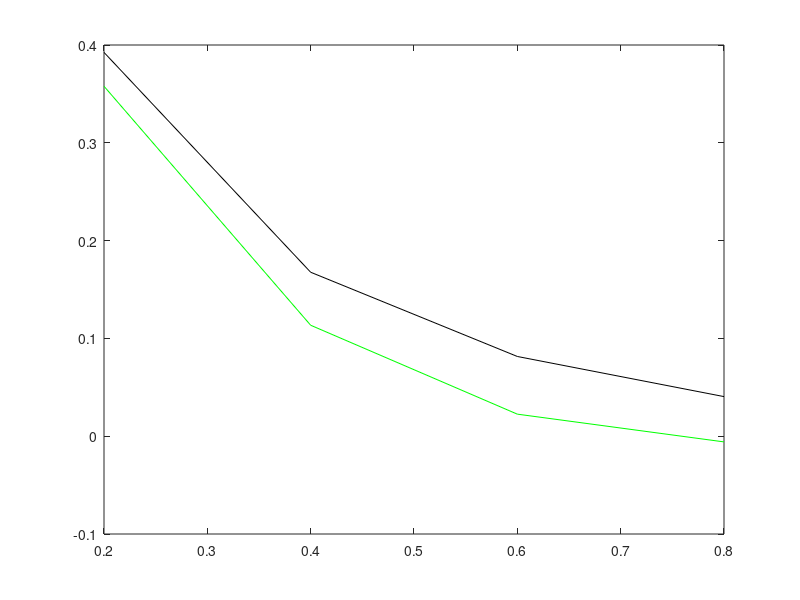

The MATLAB source for this figure: (Note: this script raises an error after producing the figure.)
clc;
clear;
close all;
prompt = 'Enter N' %user will input N
prompt1 = 'Enter k' %user will input k
N=input(prompt);
k= input(prompt1);
h= 1/N; 
A= zeros(N,N); %creates matrix nxn
for c = 1:N %for loop to make coeff matrix
    for r = 1:N
        
        if r == c
            A(r,c) = -(2+k^2*h^2);
        elseif abs(r-c) == 1
            A(r,c) = 1;
        else
            A(r,c) = 0;
        end
        
    end
end
A;
F= zeros(N,1); %creates zero matrix for solution
for d = 1:N %filling in matrix with value using loop and conditional statements
    if d == 1
        F(d,1)= -1 + h^2;
    elseif d== N
        F(N,1)= h^2;
    else 
        F(d,1)= h^2;
    end
end
F;
F_1= F(1:N-1,1); %reducing matrix since u(L)=0
A_1= A(1:N-1,1:N-1); %reducing matrix since u(L)=0
U= A_1\F_1; %solving for u
x= h:h:1-h; %creating x vector to plot
y=(1-(sinh(k-k*x) + sinh(k*x))/sinh(k))*(1/k^2) + (sinh(k-k*x))/sinh(k); %given exact function
p=plot(x,U,'g',x,y,'k') %plotting exact vs approximate value
p(1).Marker= '*'
legend('approximate value', 'real value');